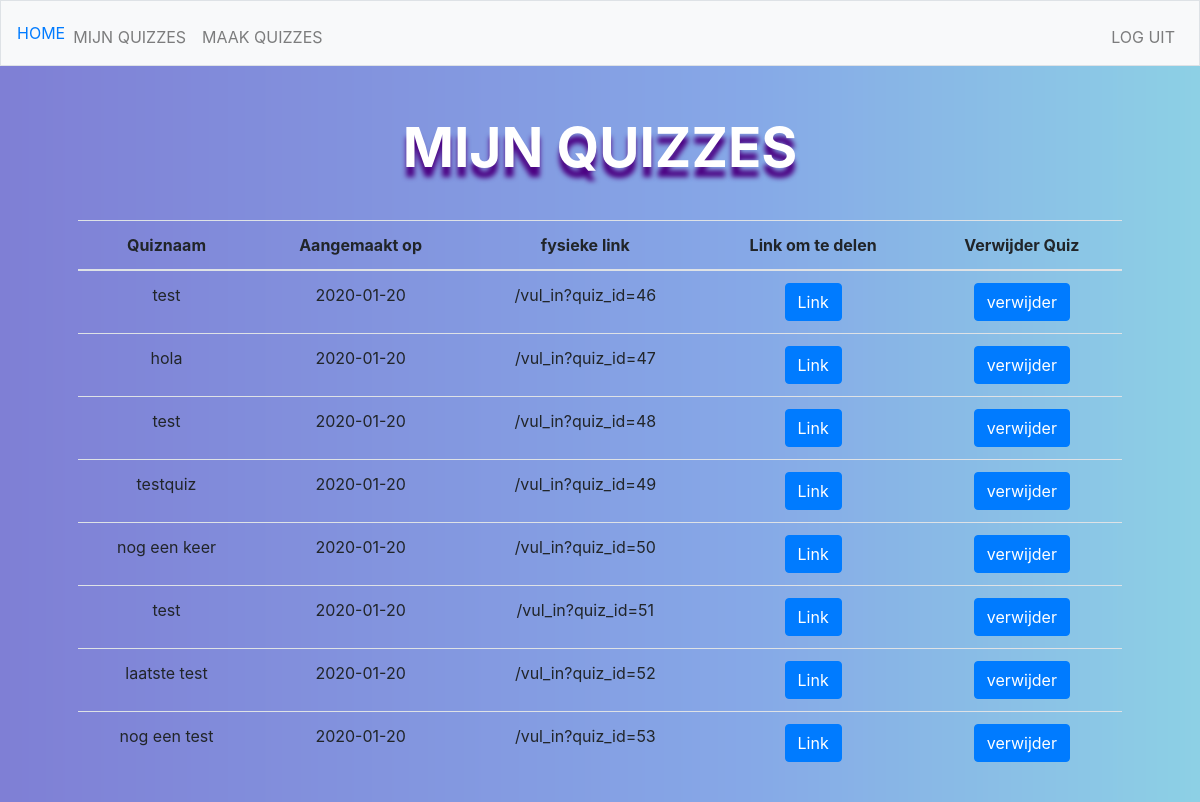
The page /mijn_quizzes (signed in) on the database its author committed.
### tables this page shows
CREATE TABLE 'quizes' ('quiz_id' integer PRIMARY KEY AUTOINCREMENT NOT NULL,'user_id' integer NOT NULL, 'quiz_titel'  text NOT NULL  , 'date'  timestamp DEFAULT CURRENT_DATE  );

### application.py (the view)
@app.route("/mijn_quizzes")
@login_required
def mijn_quizzes():
    quizes = db.execute("SELECT * FROM quizes WHERE user_id = :user_id", user_id = session['user_id'])
    return render_template("mijn_quizzes.html", quizes = quizes)

### application.py (called while the page is built)
@app.after_request
def after_request(response):
    response.headers["Cache-Control"] = "no-cache, no-store, must-revalidate"
    response.headers["Expires"] = 0
    response.headers["Pragma"] = "no-cache"
    return response

### helpers.py (called while the page is built)
def login_required(f):
    @wraps(f)
    def decorated_function(*args, **kwargs):
        if session.get("user_id") is None:
            return redirect("/login")
        return f(*args, **kwargs)
    return decorated_function

### templates/mijn_quizzes.html (shortened to what this page needs)
{% extends "layout.html" %}
{% block main %}
<h1> MIJN QUIZZES </h1>
{% if not quizes %}
  <h3> Je hebt nog geen quizes, klik op maak quizzes om een quiz aan te maken</h3>
  <form action="/maak_quiz">
    <button class="btn btn-primary" type="submit">Maak quizzes</button>
  </form>
{% else %}
  <table class="table table-hover">
    <thead>
      <tr>
        <th scope="col">Quiznaam</th>
        <th scope="col">Aangemaakt op</th>
        <th scope="col">fysieke link</th>
        <th scope="col">Link om te delen</th>
        <th scope="col">Verwijder Quiz</th>
      </tr>
    </thead>
    <tbody>
      {% for quiz in quizes %}
        <tr>
          <td>{{quiz['quiz_titel']}}</td>
          <td>{{quiz['date']}}</td>
          <td>/vul_in?quiz_id={{quiz['quiz_id']}}</td>
          <td> <button type="button" class="btn btn-primary" onclick="window.location.href='{{'/vul_in?quiz_id=%s'%quiz['quiz_id']}}'">Link</button> </td>
          <td> <button type="button" class="btn btn-primary" onclick="window.location.href='{{'/verwijder_quiz?quiz_id=%s'%quiz['quiz_id']}}'">verwijder</button> </td>
        </tr>
      {% endfor %}
    </tbody>
  </table>
{% endif %}
{% endblock %}

### static/styles.css (style rules this page uses)
body { background-image: url("Azur Lane.jpg"); background-repeat: no-repeat; background-size: cover; }
h1 { font-size: 55px; font-weight: bold; text-shadow: 0px 10px 5px indigo; color: white; }
table { margin-top: 40px; }

### rows shown on the page
quizes: quiz_titel "test", date "2020-01-20", quiz_id "46"
quizes: quiz_titel "hola", date "2020-01-20", quiz_id "47"
quizes: quiz_titel "test", date "2020-01-20", quiz_id "48"
quizes: quiz_titel "testquiz", date "2020-01-20", quiz_id "49"
quizes: quiz_titel "nog een keer", date "2020-01-20", quiz_id "50"
quizes: quiz_titel "test", date "2020-01-20", quiz_id "51"
quizes: quiz_titel "laatste test", date "2020-01-20", quiz_id "52"
quizes: quiz_titel "nog een test", date "2020-01-20", quiz_id "53"
